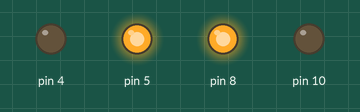
A sketch run on a simulated Arduino Uno, built with avr-gcc and run on an emulated ATmega328P. On the bench: output pins drawn as LEDs (lit = HIGH).

Above: at 0.1 s.
At 5.6 s:
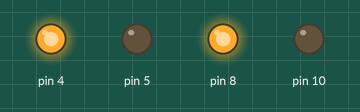
At 13.2 s:
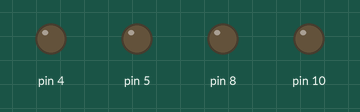
Timing chart, 0 to 14.7 s (numbered marks = the images above):
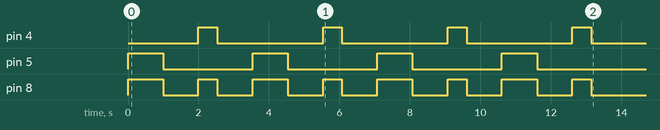

The sketch:

_7_1_cuadrado.ino
```cpp
void setup() {
  // put your setup code here, to run once:
  /*rueda izquierda:
      5 adelante
      4 atras
   */
  pinMode(4,OUTPUT);
  pinMode(5,OUTPUT);
  /*rueda derecha:
      8 adelante
      10 atras
  */
  pinMode(8,OUTPUT);
  pinMode(10,OUTPUT);

  for (int i = 0; i<4;i++){
    digitalWrite(8,HIGH);
    digitalWrite(5,HIGH);
    delay(1000);
    digitalWrite(5,LOW);
    digitalWrite(8,LOW);
    delay(1000);
    digitalWrite(8,HIGH);
    digitalWrite(4,HIGH);
    delay(536);
    digitalWrite(8,LOW);
    digitalWrite(4,LOW);
    delay(1000);

  }

}

void loop() {
  // put your main code here, to run repeatedly:

}
```
